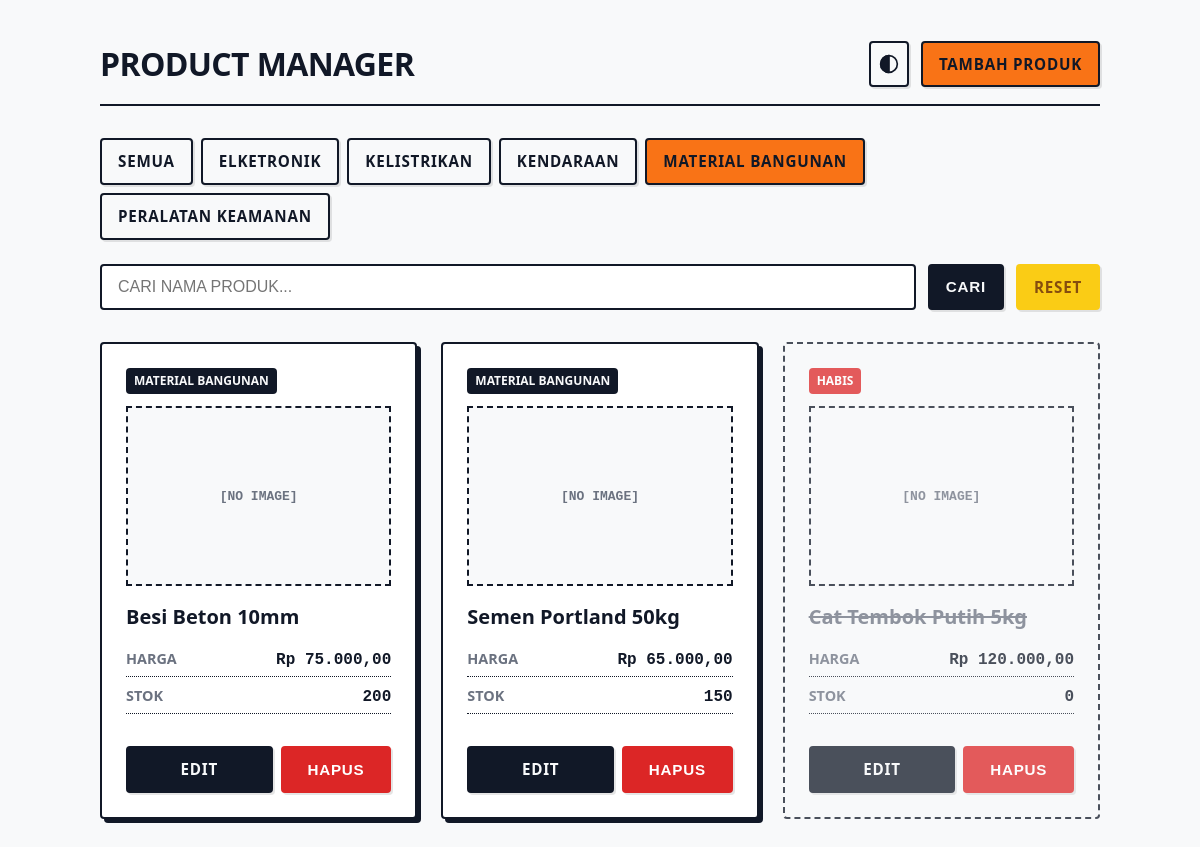
The app's page /?category=Material+Bangunan with its own data.
### tables this page shows
CREATE TABLE `products` (
  `id` int(11) NOT NULL AUTO_INCREMENT,
  `name` varchar(100) NOT NULL,
  `category` varchar(50) NOT NULL DEFAULT 'Umum',
  `price` decimal(12,2) NOT NULL,
  `stock` int(11) NOT NULL DEFAULT 0,
  `image_path` varchar(255) DEFAULT NULL,
  `created_at` timestamp NOT NULL DEFAULT current_timestamp(),
  PRIMARY KEY (`id`),
  UNIQUE KEY `name` (`name`)
);

### index.php (the view, shortened to what this page needs)
<?php
require_once 'config/db.php';
$catStmt = $pdo->query("SELECT DISTINCT category FROM products WHERE category IS NOT NULL AND category != '' ORDER BY category ASC");
$categories = $catStmt->fetchAll(PDO::FETCH_COLUMN);
$search = $_GET['search'] ?? '';
$category = $_GET['category'] ?? '';
$page = isset($_GET['page']) ? (int)$_GET['page'] : 1;
$limit = 6;
$offset = ($page - 1) * $limit;
$whereClause = "";
$params = [];
$conditions = [];
if ($category !== '') {
    $conditions[] = "category = :category";
    $params[':category'] = $category;
}
if (!empty($conditions)) {
    $whereClause = "WHERE " . implode(" AND ", $conditions);
}
$query = "SELECT * FROM products $whereClause ORDER BY created_at DESC LIMIT :limit OFFSET :offset";
$stmt = $pdo->prepare($query);
foreach ($params as $key => $value) {
    $stmt->bindValue($key, $value, PDO::PARAM_STR);
}
$stmt->bindValue(':limit', $limit, PDO::PARAM_INT);
$stmt->bindValue(':offset', $offset, PDO::PARAM_INT);
$stmt->execute();
$products = $stmt->fetchAll();
function buildUrlParams($paramsArray) {
    $query = http_build_query(array_filter($paramsArray));
    return $query ? '?' . $query : 'index.php';
}
?>
<!DOCTYPE html>
<html lang="id">
<head>
    <link rel="stylesheet" href="assets/style.css">
</head>
<body>
    <div class="container">
        <header>
            <div class="logo">
                <h1>Product Manager</h1>
            </div>
            <div class="header-actions">
                <button onclick="toggleTheme()" class="btn theme-toggle" title="Toggle Theme" style="padding: 8px; display: flex; align-items: center; justify-content: center;">
                    <svg xmlns="http://www.w3.org/2000/svg" width="20" height="20" viewBox="0 0 24 24" fill="none" stroke="currentColor" stroke-width="2" stroke-linecap="round" stroke-linejoin="round">
                        <circle cx="12" cy="12" r="10"></circle>
                        <path d="M12 2a10 10 0 0 0 0 20z" fill="currentColor"></path>
                    </svg>
                </button>
                <a href="create.php" class="btn btn-primary">Tambah Produk</a>
            </div>
        </header>
        <div class="category-nav" style="margin-bottom: 24px; display: flex; gap: 8px; flex-wrap: wrap;">
            <a href="<?php echo buildUrlParams(['search' => $search]); ?>" class="btn <?php echo $category === '' ? 'btn-primary' : ''; ?>" style="background: <?php echo $category === '' ? 'var(--primary)' : 'transparent'; ?>; color: <?php echo $category === '' ? '#111827' : 'var(--text-main)'; ?>;">SEMUA</a>
            <?php foreach ($categories as $cat): ?>
                <a href="<?php echo buildUrlParams(['search' => $search, 'category' => $cat]); ?>"
                   class="btn <?php echo $category === $cat ? 'btn-primary' : ''; ?>"
                   style="background: <?php echo $category === $cat ? 'var(--primary)' : 'transparent'; ?>; color: <?php echo $category === $cat ? '#111827' : 'var(--text-main)'; ?>;">
                   <?php echo htmlspecialchars(strtoupper($cat), ENT_QUOTES, 'UTF-8'); ?>
                </a>
            <?php endforeach; ?>
        </div>
        <form method="GET" action="index.php" class="search-form">
            <input type="text" name="search" placeholder="CARI NAMA PRODUK..." value="<?php echo htmlspecialchars($search, ENT_QUOTES, 'UTF-8'); ?>">
            <button type="submit" class="btn">CARI</button>
            <?php if($search !== '' || $category !== ''): ?>
                <a href="index.php" class="btn btn-warning">RESET</a>
            <?php endif; ?>
        </form>
        <div class="products-grid">
            <?php if (count($products) > 0): ?>
                <?php foreach ($products as $product): ?>
                    <div class="card <?php echo $product['stock'] <= 0 ? 'out-of-stock' : ''; ?>">
                        <div class="card-badge">
                            <?php echo $product['stock'] <= 0 ? 'HABIS' : htmlspecialchars($product['category'], ENT_QUOTES, 'UTF-8'); ?>
                        </div>
                        <?php if ($product['image_path'] && file_exists($product['image_path'])): ?>
                            <div class="card-image-wrapper" style="border: 2px solid var(--border-color); margin-bottom: 16px; height: 180px; overflow: hidden; display: flex; align-items: center; justify-content: center; background: #fff;">
                                <img src="<?php echo htmlspecialchars($product['image_path'], ENT_QUOTES, 'UTF-8'); ?>" alt="<?php echo htmlspecialchars($product['name'], ENT_QUOTES, 'UTF-8'); ?>" style="width: 100%; height: 100%; object-fit: cover;">
                            </div>
                        <?php else: ?>
                            <div class="card-image-wrapper" style="border: 2px dashed var(--border-color); margin-bottom: 16px; height: 180px; display: flex; align-items: center; justify-content: center; background: var(--bg-color);">
                                <span style="font-weight: 700; color: var(--text-muted); font-family: monospace;">[NO IMAGE]</span>
                            </div>
                        <?php endif; ?>
                        <h3><?php echo htmlspecialchars($product['name'], ENT_QUOTES, 'UTF-8'); ?></h3>
                        <div class="card-data">
                            <span class="label">Harga</span>
                            <span class="value">Rp <?php echo number_format($product['price'], 2, ',', '.'); ?></span>
                        </div>
                        <div class="card-data">
                            <span class="label">Stok</span>
                            <span class="value"><?php echo htmlspecialchars($product['stock'], ENT_QUOTES, 'UTF-8'); ?></span>
                        </div>
                        <div class="card-actions">
                            <a href="edit.php?id=<?php echo $product['id']; ?>" class="btn">Edit</a>
                            <form action="delete.php" method="POST" onsubmit="return confirm('Yakin ingin menghapus produk ini?');" style="flex:1; display:flex;">
                                <button type="submit" class="btn btn-danger" style="width:100%;">Hapus</button>
                            </form>
                        </div>
                    </div>
                <?php endforeach; ?>
            <?php else: ?>
                <div class="alert" style="width: 100%;">
                    TIDAK ADA PRODUK DITEMUKAN.
                </div>
            <?php endif; ?>
        </div>
    </div>
</body>
</html>

### assets/style.css (style rules this page uses)
:root { --bg-color: #f8f9fa; --surface: #ffffff; --text-main: #111827; --text-muted: #6b7280; --border-color: #111827; --primary: #f97316; --primary-hover: #ea580c; --danger: #dc2626; --danger-hover: #b91c1c; --warning: #facc15; --warning-text: #854d0e; --focus-ring: #f97316; --radius: 4px; --shadow: 4px 4px 0px rgba(17, 24, 39, 1); }
* { box-sizing: border-box; margin: 0; padding: 0; }
body { font-family: system-ui, -apple-system, BlinkMacSystemFont, "Segoe UI", Roboto, sans-serif; background-color: var(--bg-color); color: var(--text-main); line-height: 1.5; padding: 40px 20px; transition: background-color 0.2s, color 0.2s; }
.container { max-width: 1000px; margin: 0 auto; }
header { display: flex; justify-content: space-between; align-items: center; margin-bottom: 32px; padding-bottom: 16px; border-bottom: 2px solid var(--border-color); }
.logo { display: flex; align-items: center; gap: 12px; }
h1 { font-size: 2rem; font-weight: 800; text-transform: uppercase; letter-spacing: -0.02em; }
.btn { display: inline-flex; align-items: center; justify-content: center; padding: 10px 16px; font-size: 0.95rem; font-weight: 700; background-color: var(--text-main); color: var(--bg-color); text-decoration: none; border: 2px solid var(--text-main); border-radius: var(--radius); cursor: pointer; box-shadow: 2px 2px 0px rgba(0,0,0,0.1); transition: transform 0.1s, box-shadow 0.1s; text-transform: uppercase; letter-spacing: 0.05em; gap: 8px; }
.btn-primary { background-color: var(--primary); border-color: var(--text-main); color: #111827; }
.btn-danger { background-color: var(--danger); color: white; border-color: var(--danger); }
.btn-warning { background-color: var(--warning); color: var(--warning-text); border-color: var(--warning); }
.theme-toggle { background: transparent; border: 2px solid var(--border-color); color: var(--text-main); padding: 8px; }
.search-form { display: flex; gap: 12px; margin-bottom: 32px; }
.search-form input { flex: 1; padding: 12px 16px; border: 2px solid var(--border-color); border-radius: var(--radius); font-size: 1rem; background-color: var(--surface); color: var(--text-main); }
.products-grid { display: grid; grid-template-columns: repeat(auto-fill, minmax(300px, 1fr)); gap: 24px; }
.card { background: var(--surface); border: 2px solid var(--border-color); border-radius: var(--radius); box-shadow: var(--shadow); padding: 24px; display: flex; flex-direction: column; }
.card-badge { display: inline-block; background: var(--text-main); color: var(--bg-color); padding: 4px 8px; border-radius: var(--radius); font-size: 0.75rem; font-weight: 700; text-transform: uppercase; align-self: flex-start; margin-bottom: 12px; }
.card h3 { font-size: 1.25rem; font-weight: 700; margin-bottom: 16px; }
.card-data { display: flex; justify-content: space-between; margin-bottom: 8px; border-bottom: 1px dotted var(--border-color); padding-bottom: 4px; }
.card-data span.label { color: var(--text-muted); font-size: 0.9rem; text-transform: uppercase; font-weight: 600; }
.card-data span.value { font-family: "SFMono-Regular", Consolas, "Liberation Mono", Menlo, monospace; font-weight: 700; font-size: 1rem; }
.card-actions { margin-top: 24px; display: flex; gap: 8px; }
.card-actions .btn { flex: 1; }
.card.out-of-stock { background: var(--bg-color); border-style: dashed; box-shadow: none; opacity: 0.75; }
.card.out-of-stock h3 { text-decoration: line-through; color: var(--text-muted); }
.card.out-of-stock .card-badge { background: var(--danger); color: white; }
.header-actions { display: flex; gap: 12px; }

### records on screen
products: category "MATERIAL BANGUNAN", shows "[NO IMAGE]", name "Besi Beton 10mm", price "75.000,00", stock "200"
products: category "MATERIAL BANGUNAN", shows "[NO IMAGE]", name "Semen Portland 50kg", price "65.000,00", stock "150"
products: shows "HABIS", shows "[NO IMAGE]", name "Cat Tembok Putih 5kg", price "120.000,00", stock "0"

### other values on screen
$cat "ELKETRONIK"
$cat "KELISTRIKAN"
$cat "KENDARAAN"
$cat "MATERIAL BANGUNAN"
$cat "PERALATAN KEAMANAN"
